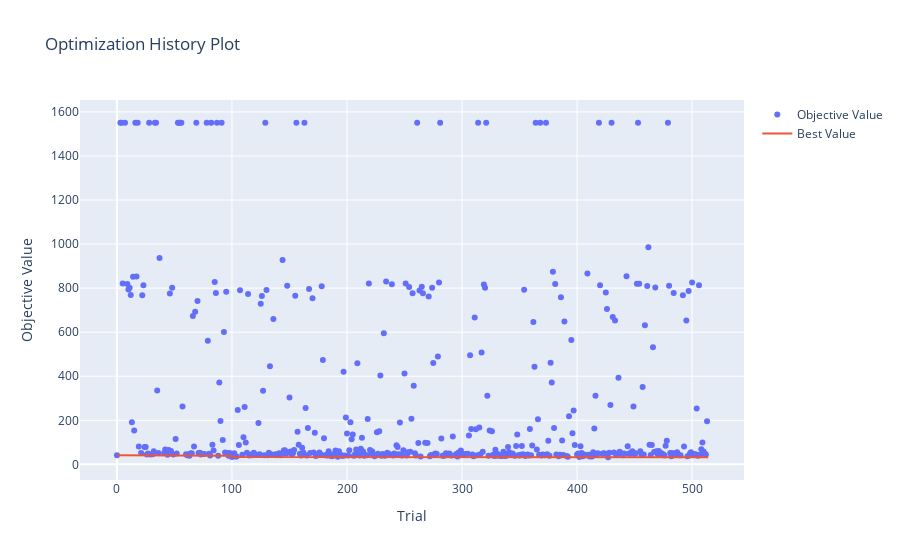

The code cell stored with this chart in its notebook:
### Code cell
print(study.study_name)
valid_trials = [t for t in study.trials if t.value is not None]
top_3_trials = sorted(valid_trials, key=lambda t: t.value)[:10]
for i, trial in enumerate(top_3_trials):
    print(f"\nTrial {i+1}:")
    print("Params:", trial.params)
    print("Value:", trial.value)
print("---------------------------------------","\n")
print("Best Result:", study.best_value)

vis.plot_optimization_history(study)

### Figure 1 — Plotly figure (JSON) as saved in the notebook; plotly's stock layout.template omitted (floating-point values rounded to 4 significant figures; data arrays with more than 128 entries replaced by an {"elided": "..."} marker saying what was removed)
{"data": [{"mode": "markers", "name": "Objective Value", "type": "scatter", "x": {"elided": "514 int values"}, "y": {"elided": "514 float values"}}, {"mode": "lines", "name": "Best Value", "type": "scatter", "x": {"elided": "515 int values"}, "y": {"elided": "515 float values"}}, {"marker": {"color": "#cccccc"}, "mode": "markers", "name": "Infeasible Trial", "showlegend": false, "type": "scatter", "x": [], "y": []}], "layout": {"title": {"text": "Optimization History Plot"}, "xaxis": {"title": {"text": "Trial"}}, "yaxis": {"title": {"text": "Objective Value"}}}}
